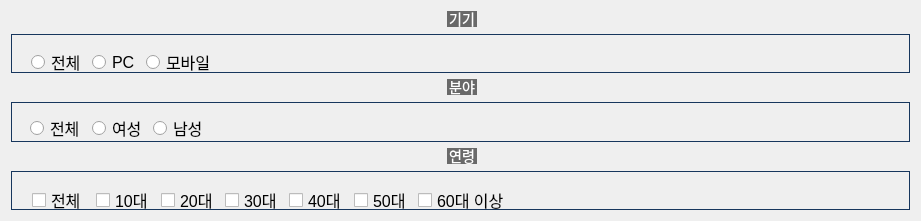
  <widget class="QWidget" name="verticalLayoutWidget">
   <property name="geometry">
    <rect>
     <x>10</x>
     <y>200</y>
     <width>921</width>
     <height>221</height>
    </rect>
   </property>
   <property name="font">
    <font>
     <pointsize>12</pointsize>
    </font>
   </property>
   <layout class="QVBoxLayout" name="verticalLayout">
    <item>
     <widget class="QGroupBox" name="groupBox_device">
      <property name="font">
       <font>
        <pointsize>-1</pointsize>
       </font>
      </property>
      <property name="styleSheet">
       <string notr="true">QGroupBox  {
    border: 1px solid gray;
    border-color: #FF17365D;
    margin-top: 23px;
    font-size: 14px;

}

QGroupBox::title  {
    subcontrol-origin: margin;
    subcontrol-position: top center;
    padding: 5px 8000px 5px 8000px;
    background-color: #FF696969;
    color: rgb(255, 255, 255);
}</string>
      </property>
      <property name="title">
       <string>기기</string>
      </property>
      <widget class="QGroupBox" name="groupBox_2">
       <property name="geometry">
        <rect>
         <x>10</x>
         <y>35</y>
         <width>321</width>
         <height>41</height>
        </rect>
       </property>
       <property name="font">
        <font>
         <pointsize>-1</pointsize>
        </font>
       </property>
       <property name="styleSheet">
        <string notr="true">QGroupBox  {
    border: 0px 
}</string>
       </property>
       <property name="title">
        <string/>
       </property>
       <widget class="QWidget" name="layoutWidget_2">
        <property name="geometry">
         <rect>
          <x>10</x>
          <y>5</y>
          <width>185</width>
          <height>22</height>
         </rect>
        </property>
        <property name="font">
         <font>
          <pointsize>12</pointsize>
         </font>
        </property>
        <layout class="QHBoxLayout" name="horizontalLayout_2">
         <item>
          <widget class="QRadioButton" name="radioButton_4">
           <property name="font">
            <font>
             <pointsize>12</pointsize>
            </font>
           </property>
           <property name="text">
            <string>전체</string>
           </property>
          </widget>
         </item>
         <item>
          <widget class="QRadioButton" name="radioButton_5">
           <property name="font">
            <font>
             <pointsize>12</pointsize>
            </font>
           </property>
           <property name="text">
            <string>PC</string>
           </property>
          </widget>
         </item>
         <item>
          <widget class="QRadioButton" name="radioButton_6">
           <property name="font">
            <font>
             <pointsize>12</pointsize>
            </font>
           </property>
           <property name="text">
            <string>모바일</string>
           </property>
          </widget>
         </item>
        </layout>
       </widget>
      </widget>
     </widget>
    </item>
    <item>
     <widget class="QGroupBox" name="groupBox_4">
      <property name="font">
       <font>
        <pointsize>-1</pointsize>
       </font>
      </property>
      <property name="styleSheet">
       <string notr="true">QGroupBox  {
    border: 1px solid gray;
    border-color: #FF17365D;
    margin-top: 23px;
    font-size: 14px;

}

QGroupBox::title  {
    subcontrol-origin: margin;
    subcontrol-position: top center;
    padding: 5px 8000px 5px 8000px;
    background-color: #FF696969;
    color: rgb(255, 255, 255);
}</string>
      </property>
      <property name="title">
       <string>분야</string>
      </property>
      <widget class="QGroupBox" name="groupBox_3">
       <property name="geometry">
        <rect>
         <x>9</x>
         <y>33</y>
         <width>191</width>
         <height>41</height>
        </rect>
       </property>
       <property name="font">
        <font>
         <pointsize>-1</pointsize>
        </font>
       </property>
       <property name="styleSheet">
        <string notr="true">QGroupBox  {
    border: 0px 
}</string>
       </property>
       <property name="title">
        <string/>
       </property>
       <widget class="QWidget" name="layoutWidget_3">
        <property name="geometry">
         <rect>
          <x>10</x>
          <y>5</y>
          <width>179</width>
          <height>22</height>
         </rect>
        </property>
        <property name="font">
         <font>
          <pointsize>12</pointsize>
         </font>
        </property>
        <layout class="QHBoxLayout" name="horizontalLayout_3">
         <item>
          <widget class="QRadioButton" name="radioButton_7">
           <property name="font">
            <font>
             <pointsize>12</pointsize>
            </font>
           </property>
           <property name="text">
            <string>전체</string>
           </property>
          </widget>
         </item>
         <item>
          <widget class="QRadioButton" name="radioButton_8">
           <property name="font">
            <font>
             <pointsize>12</pointsize>
            </font>
           </property>
           <property name="text">
            <string>여성</string>
           </property>
          </widget>
         </item>
         <item>
          <widget class="QRadioButton" name="radioButton_9">
           <property name="font">
            <font>
             <pointsize>12</pointsize>
            </font>
           </property>
           <property name="text">
            <string>남성</string>
           </property>
          </widget>
         </item>
        </layout>
       </widget>
      </widget>
     </widget>
    </item>
    <item>
     <widget class="QGroupBox" name="groupBox_5">
      <property name="font">
       <font>
        <pointsize>-1</pointsize>
       </font>
      </property>
      <property name="styleSheet">
       <string notr="true">QGroupBox  {
    border: 1px solid gray;
    border-color: #FF17365D;
    margin-top: 23px;
    font-size: 14px;

}

QGroupBox::title  {
    subcontrol-origin: margin;
    subcontrol-position: top center;
    padding: 5px 8000px 5px 8000px;
    background-color: #FF696969;
    color: rgb(255, 255, 255);
}</string>
      </property>
      <property name="title">
       <string>연령</string>
      </property>
      <widget class="QGroupBox" name="groupBox_6">
       <property name="geometry">
        <rect>
         <x>10</x>
         <y>30</y>
         <width>571</width>
         <height>41</height>
        </rect>
       </property>
       <property name="font">
        <font>
         <pointsize>-1</pointsize>
        </font>
       </property>
       <property name="styleSheet">
        <string notr="true">QGroupBox  {
    border: 0px 
}</string>
       </property>
       <property name="title">
        <string/>
       </property>
       <widget class="QWidget" name="">
        <property name="geometry">
         <rect>
          <x>11</x>
          <y>11</y>
          <width>478</width>
          <height>22</height>
         </rect>
        </property>
        <property name="font">
         <font>
          <pointsize>12</pointsize>
         </font>
        </property>
        <layout class="QHBoxLayout" name="horizontalLayout_6">
         <item>
          <widget class="QCheckBox" name="checkBox">
           <property name="font">
            <font>
             <pointsize>12</pointsize>
            </font>
           </property>
           <property name="text">
            <string>전체</string>
           </property>
          </widget>
         </item>
         <item>
          <widget class="QCheckBox" name="checkBox_2">
           <property name="font">
            <font>
             <pointsize>12</pointsize>
            </font>
           </property>
           <property name="text">
            <string>10대</string>
           </property>
          </widget>
         </item>
         <item>
          <widget class="QCheckBox" name="checkBox_3">
           <property name="font">
            <font>
             <pointsize>12</pointsize>
            </font>
           </property>
           <property name="text">
            <string>20대</string>
           </property>
          </widget>
         </item>
         <item>
          <widget class="QCheckBox" name="checkBox_5">
           <property name="font">
            <font>
             <pointsize>12</pointsize>
            </font>
           </property>
           <property name="text">
            <string>30대</string>
           </property>
          </widget>
         </item>
         <item>
          <widget class="QCheckBox" name="checkBox_4">
           <property name="font">
            <font>
             <pointsize>12</pointsize>
            </font>
           </property>
           <property name="text">
            <string>40대</string>
           </property>
          </widget>
         </item>
         <item>
          <widget class="QCheckBox" name="checkBox_7">
           <property name="font">
            <font>
             <pointsize>12</pointsize>
            </font>
           </property>
           <property name="text">
            <string>50대</string>
           </property>
          </widget>
         </item>
         <item>
          <widget class="QCheckBox" name="checkBox_6">
           <property name="font">
            <font>
             <pointsize>12</pointsize>
            </font>
           </property>
           <property name="text">
            <string>60대 이상</string>
           </property>
          </widget>
         </item>
        </layout>
       </widget>
      </widget>
     </widget>
    </item>
   </layout>
  </widget>
